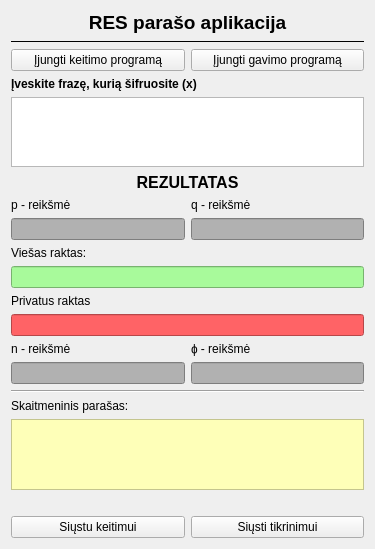
<?xml version="1.0" encoding="UTF-8"?>
<ui version="4.0">
 <class>Form</class>
 <widget class="QWidget" name="Form">
  <property name="geometry">
   <rect>
    <x>0</x>
    <y>0</y>
    <width>375</width>
    <height>549</height>
   </rect>
  </property>
  <property name="windowTitle">
   <string>Form</string>
  </property>
  <layout class="QVBoxLayout" name="verticalLayout_2">
   <item>
    <widget class="QLabel" name="applicationNameLabel">
     <property name="font">
      <font>
       <pointsize>14</pointsize>
       <bold>true</bold>
      </font>
     </property>
     <property name="text">
      <string>RES parašo aplikacija</string>
     </property>
     <property name="alignment">
      <set>Qt::AlignCenter</set>
     </property>
    </widget>
   </item>
   <item>
    <widget class="Line" name="line">
     <property name="frameShadow">
      <enum>QFrame::Plain</enum>
     </property>
     <property name="orientation">
      <enum>Qt::Horizontal</enum>
     </property>
    </widget>
   </item>
   <item>
    <layout class="QHBoxLayout" name="programsStartHorizontalLayout">
     <item>
      <widget class="QPushButton" name="changerLaunchButton">
       <property name="text">
        <string>Įjungti keitimo programą</string>
       </property>
      </widget>
     </item>
     <item>
      <widget class="QPushButton" name="receiverLaunchButton">
       <property name="text">
        <string>Įjungti gavimo programą</string>
       </property>
      </widget>
     </item>
    </layout>
   </item>
   <item>
    <widget class="QLabel" name="inputLabel">
     <property name="font">
      <font>
       <bold>true</bold>
      </font>
     </property>
     <property name="text">
      <string>Įveskite frazę, kurią šifruosite (x)</string>
     </property>
    </widget>
   </item>
   <item>
    <widget class="QTextEdit" name="inputTextEdit"/>
   </item>
   <item>
    <widget class="QLabel" name="resultTitleLabel">
     <property name="font">
      <font>
       <pointsize>12</pointsize>
       <bold>true</bold>
      </font>
     </property>
     <property name="text">
      <string>REZULTATAS</string>
     </property>
     <property name="alignment">
      <set>Qt::AlignCenter</set>
     </property>
    </widget>
   </item>
   <item>
    <layout class="QHBoxLayout" name="dataLabelsLayout">
     <item>
      <widget class="QLabel" name="pValueLabel">
       <property name="font">
        <font>
         <bold>false</bold>
        </font>
       </property>
       <property name="text">
        <string>p - reikšmė</string>
       </property>
      </widget>
     </item>
     <item>
      <widget class="QLabel" name="qValueLabel">
       <property name="font">
        <font>
         <bold>false</bold>
        </font>
       </property>
       <property name="text">
        <string>q - reikšmė</string>
       </property>
      </widget>
     </item>
    </layout>
   </item>
   <item>
    <layout class="QHBoxLayout" name="horizontalLayout_2">
     <item>
      <widget class="QLineEdit" name="pValueLineEdit">
       <property name="styleSheet">
        <string notr="true">background-color: rgb(177, 177, 177);</string>
       </property>
       <property name="readOnly">
        <bool>true</bool>
       </property>
      </widget>
     </item>
     <item>
      <widget class="QLineEdit" name="qValueLineEdit">
       <property name="styleSheet">
        <string notr="true">background-color: rgb(177, 177, 177);</string>
       </property>
       <property name="readOnly">
        <bool>true</bool>
       </property>
      </widget>
     </item>
    </layout>
   </item>
   <item>
    <layout class="QVBoxLayout" name="keysLayout">
     <item>
      <widget class="QLabel" name="globalKeyLabel">
       <property name="text">
        <string>Viešas raktas: </string>
       </property>
      </widget>
     </item>
     <item>
      <widget class="QLineEdit" name="globalKeyLineEdit">
       <property name="styleSheet">
        <string notr="true">background-color: rgb(168, 250, 155);</string>
       </property>
       <property name="readOnly">
        <bool>true</bool>
       </property>
      </widget>
     </item>
     <item>
      <widget class="QLabel" name="privateKeyLabel">
       <property name="text">
        <string>Privatus raktas</string>
       </property>
      </widget>
     </item>
     <item>
      <widget class="QLineEdit" name="privateKeyLineEdit">
       <property name="styleSheet">
        <string notr="true">background-color: rgb(255, 99, 102);</string>
       </property>
       <property name="readOnly">
        <bool>true</bool>
       </property>
      </widget>
     </item>
     <item>
      <layout class="QHBoxLayout" name="horizontalLayout_3">
       <item>
        <widget class="QLabel" name="nValueLabel">
         <property name="text">
          <string>n - reikšmė</string>
         </property>
        </widget>
       </item>
       <item>
        <widget class="QLabel" name="fiValueLabel">
         <property name="text">
          <string>&lt;html&gt;&lt;head/&gt;&lt;body&gt;&lt;p&gt; ɸ - reikšmė&lt;/p&gt;&lt;/body&gt;&lt;/html&gt;</string>
         </property>
        </widget>
       </item>
      </layout>
     </item>
     <item>
      <layout class="QHBoxLayout" name="horizontalLayout">
       <item>
        <widget class="QLineEdit" name="nValueTextEdit">
         <property name="styleSheet">
          <string notr="true">background-color: rgb(177, 177, 177);</string>
         </property>
         <property name="readOnly">
          <bool>true</bool>
         </property>
        </widget>
       </item>
       <item>
        <widget class="QLineEdit" name="fiValueTextEdit">
         <property name="styleSheet">
          <string notr="true">background-color: rgb(177, 177, 177);</string>
         </property>
         <property name="readOnly">
          <bool>true</bool>
         </property>
        </widget>
       </item>
      </layout>
     </item>
    </layout>
   </item>
   <item>
    <widget class="Line" name="line_2">
     <property name="orientation">
      <enum>Qt::Horizontal</enum>
     </property>
    </widget>
   </item>
   <item>
    <widget class="QLabel" name="signatureLabel">
     <property name="text">
      <string>&lt;html&gt;&lt;head/&gt;&lt;body&gt;&lt;p&gt;Skaitmeninis parašas:&lt;/p&gt;&lt;/body&gt;&lt;/html&gt;</string>
     </property>
    </widget>
   </item>
   <item>
    <widget class="QPlainTextEdit" name="signatureTextEdit">
     <property name="styleSheet">
      <string notr="true">background-color: rgb(254, 255, 184);</string>
     </property>
     <property name="readOnly">
      <bool>true</bool>
     </property>
    </widget>
   </item>
   <item>
    <widget class="QLabel" name="emptySpace">
     <property name="text">
      <string/>
     </property>
    </widget>
   </item>
   <item>
    <layout class="QHBoxLayout" name="buttonsLayout">
     <item>
      <widget class="QPushButton" name="sendOnePushButton">
       <property name="text">
        <string>Siųstu keitimui</string>
       </property>
      </widget>
     </item>
     <item>
      <widget class="QPushButton" name="sendTwoPushButton">
       <property name="text">
        <string>Siųsti tikrinimui</string>
       </property>
      </widget>
     </item>
    </layout>
   </item>
  </layout>
 </widget>
 <resources/>
 <connections/>
</ui>
